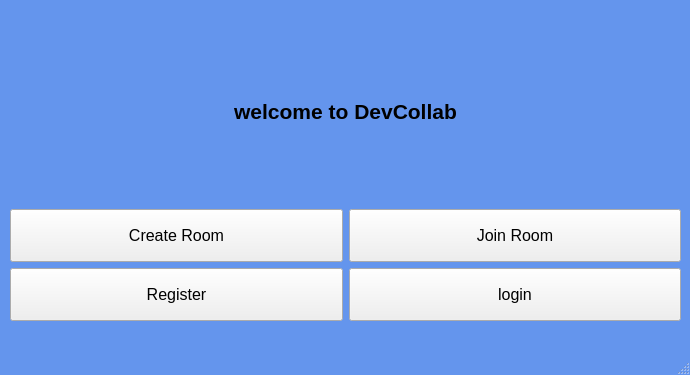
<?xml version="1.0" encoding="UTF-8"?>
<ui version="4.0">
 <class>Home</class>
 <widget class="QMainWindow" name="Home">
  <property name="geometry">
   <rect>
    <x>0</x>
    <y>0</y>
    <width>690</width>
    <height>375</height>
   </rect>
  </property>
  <property name="windowTitle">
   <string>MainWindow</string>
  </property>
  <property name="styleSheet">
   <string notr="true">#Home{
  background-color: #6495ED;
}</string>
  </property>
  <widget class="QWidget" name="centralwidget">
   <widget class="QWidget" name="layoutWidget">
    <property name="geometry">
     <rect>
      <x>10</x>
      <y>20</y>
      <width>671</width>
      <height>301</height>
     </rect>
    </property>
    <layout class="QGridLayout" name="gridLayout">
     <item row="0" column="0" colspan="2">
      <widget class="QLabel" name="welcome">
       <property name="sizePolicy">
        <sizepolicy hsizetype="Preferred" vsizetype="Preferred">
         <horstretch>0</horstretch>
         <verstretch>0</verstretch>
        </sizepolicy>
       </property>
       <property name="font">
        <font>
         <pointsize>16</pointsize>
         <weight>75</weight>
         <italic>false</italic>
         <bold>true</bold>
         <underline>false</underline>
        </font>
       </property>
       <property name="text">
        <string>welcome to DevCollab</string>
       </property>
       <property name="alignment">
        <set>Qt::AlignCenter</set>
       </property>
      </widget>
     </item>
     <item row="1" column="0">
      <widget class="QPushButton" name="create_button">
       <property name="minimumSize">
        <size>
         <width>0</width>
         <height>53</height>
        </size>
       </property>
       <property name="font">
        <font>
         <pointsize>12</pointsize>
        </font>
       </property>
       <property name="cursor">
        <cursorShape>PointingHandCursor</cursorShape>
       </property>
       <property name="text">
        <string>Create Room</string>
       </property>
      </widget>
     </item>
     <item row="1" column="1">
      <widget class="QPushButton" name="join_button">
       <property name="minimumSize">
        <size>
         <width>0</width>
         <height>53</height>
        </size>
       </property>
       <property name="font">
        <font>
         <pointsize>12</pointsize>
        </font>
       </property>
       <property name="cursor">
        <cursorShape>PointingHandCursor</cursorShape>
       </property>
       <property name="text">
        <string>Join Room</string>
       </property>
      </widget>
     </item>
     <item row="2" column="0">
      <widget class="QPushButton" name="register_button">
       <property name="minimumSize">
        <size>
         <width>0</width>
         <height>53</height>
        </size>
       </property>
       <property name="font">
        <font>
         <pointsize>12</pointsize>
        </font>
       </property>
       <property name="cursor">
        <cursorShape>PointingHandCursor</cursorShape>
       </property>
       <property name="text">
        <string>Register</string>
       </property>
      </widget>
     </item>
     <item row="2" column="1">
      <widget class="QPushButton" name="login_button">
       <property name="minimumSize">
        <size>
         <width>0</width>
         <height>53</height>
        </size>
       </property>
       <property name="font">
        <font>
         <pointsize>12</pointsize>
        </font>
       </property>
       <property name="cursor">
        <cursorShape>PointingHandCursor</cursorShape>
       </property>
       <property name="text">
        <string>login</string>
       </property>
      </widget>
     </item>
    </layout>
   </widget>
  </widget>
  <widget class="QMenuBar" name="menubar">
   <property name="geometry">
    <rect>
     <x>0</x>
     <y>0</y>
     <width>683</width>
     <height>22</height>
    </rect>
   </property>
  </widget>
  <widget class="QStatusBar" name="statusbar"/>
 </widget>
 <resources/>
 <connections/>
</ui>
